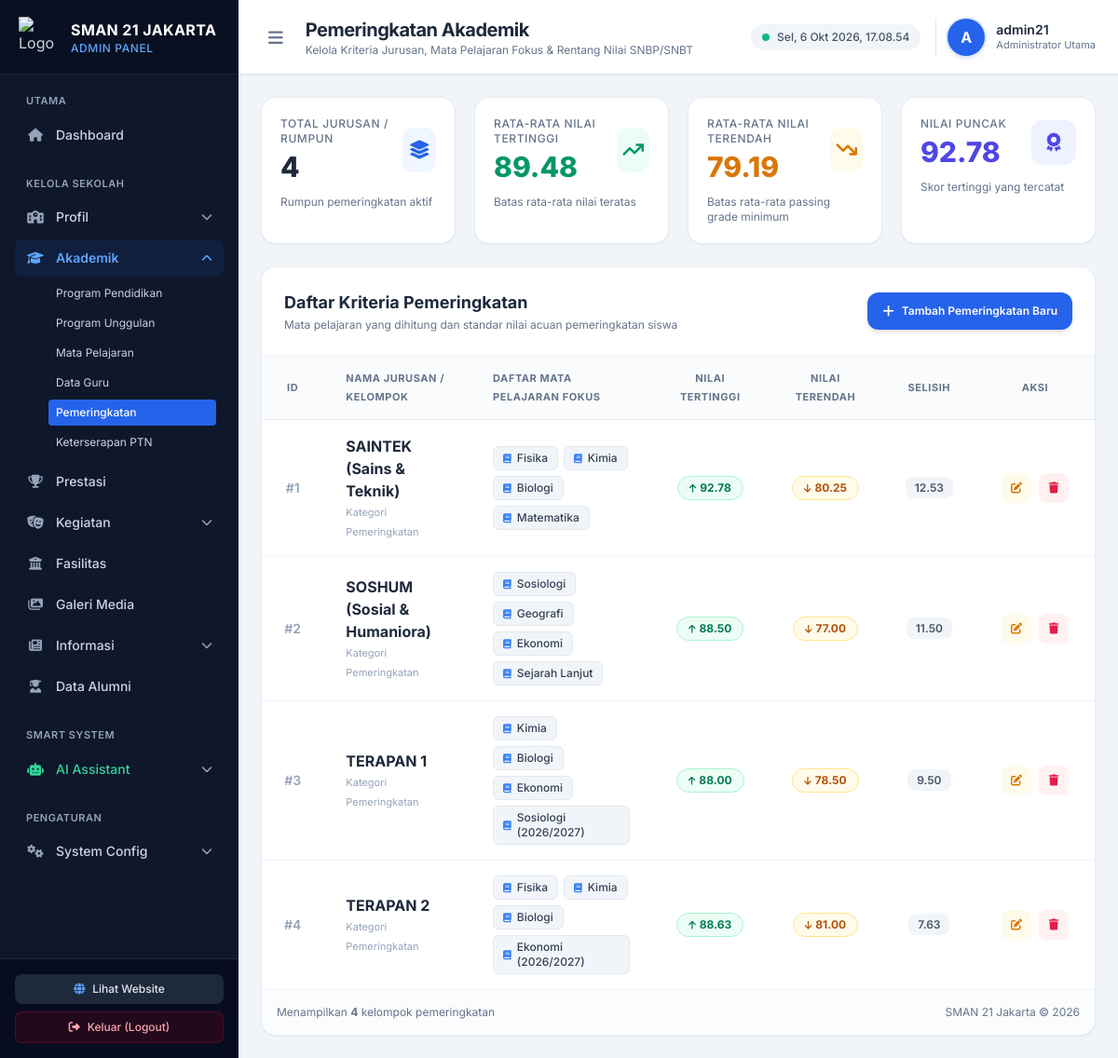
Page /admin/akademik/pemeringkatan.php on the committed database.
### tables this page shows
CREATE TABLE `pemeringkatan` (
  `id` int(11) NOT NULL,
  `nama_jurusan` varchar(100) NOT NULL,
  `daftar_mapel` text NOT NULL,
  `nilai_tertinggi` decimal(5,2) NOT NULL,
  `nilai_terendah` decimal(5,2) NOT NULL
);

### admin/akademik/pemeringkatan.php (the view, shortened to what the rows shown need)
<?php
$host = 'sql305.byethost3.com';
$user = 'b3_43046986';
$pass = 'J@karta5';
$db   = 'b3_43046986_sman21jkt';
$conn = @mysqli_connect($host, $user, $pass, $db);
$pemeringkatan_list = [];
$max_nilai = 0;
if ($conn) {
    $result = @mysqli_query($conn, "SELECT * FROM `pemeringkatan` ORDER BY `id` ASC");
    if ($result) {
        while ($row = mysqli_fetch_assoc($result)) {
            $pemeringkatan_list[] = $row;
            if (floatval($row['nilai_tertinggi']) > $max_nilai) $max_nilai = floatval($row['nilai_tertinggi']);
        }
    }
}
?>
<!DOCTYPE html>
<html lang="id">
<head>
    <script src="https://cdn.tailwindcss.com"></script>
    <link rel="stylesheet" href="https://cdnjs.cloudflare.com/ajax/libs/font-awesome/6.4.0/css/all.min.css">
</head>
<body class="bg-slate-50 font-sans text-slate-800 antialiased flex h-screen overflow-hidden">
    <aside id="sidebar" class="w-64 bg-slate-900 text-slate-300 flex flex-col flex-shrink-0 transition-all duration-300 z-30">
        <div class="h-20 flex items-center gap-3 px-5 border-b border-slate-800/80 bg-slate-950/40">
            <div class="leading-tight">
                <h1 class="font-bold text-white text-base tracking-wide">SMAN 21 JAKARTA</h1>
            </div>
        </div>
    </aside>
    <div class="flex-1 flex flex-col min-w-0 overflow-hidden bg-slate-100">
        <header class="h-20 bg-white border-b border-slate-200 flex items-center justify-between px-6 z-10 shadow-sm">
            <div class="flex items-center gap-4">
                <div>
                    <h2 class="text-xl font-bold text-slate-800 tracking-tight">Pemeringkatan Akademik</h2>
                </div>
            </div>
        </header>
        <main class="flex-1 overflow-y-auto p-6 space-y-6">
            <div class="grid grid-cols-1 sm:grid-cols-2 lg:grid-cols-4 gap-5">
                <div class="bg-white p-5 rounded-2xl border border-slate-200/80 shadow-sm">
                    <div class="flex items-center justify-between">
                        <div>
                            <p class="text-xs font-medium text-slate-500 uppercase tracking-wider">Nilai Puncak</p>
                            <h4 class="text-3xl font-extrabold text-indigo-600 mt-1"><?= number_format($max_nilai, 2) ?></h4>
                        </div>
                    </div>
                </div>
            </div>
            <div class="bg-white rounded-2xl border border-slate-200/80 shadow-sm overflow-hidden">
                <div class="overflow-x-auto">
                    <table class="w-full text-left border-collapse text-sm">
                        <thead>
                            <tr class="bg-slate-50/80 text-slate-500 uppercase text-[11px] font-bold tracking-wider border-b border-slate-200/80">
                                <th class="py-3.5 px-6 w-16 text-center">ID</th>
                                <th class="py-3.5 px-6">Nama Jurusan / Kelompok</th>
                                <th class="py-3.5 px-6">Daftar Mata Pelajaran Fokus</th>
                                <th class="py-3.5 px-6 text-center">Nilai Tertinggi</th>
                                <th class="py-3.5 px-6 text-center">Nilai Terendah</th>
                                <th class="py-3.5 px-6 text-center">Selisih</th>
                                <th class="py-3.5 px-6 text-center w-32">Aksi</th>
                            </tr>
                        </thead>
                        <tbody class="divide-y divide-slate-100 font-medium text-slate-700">
                            <?php if (!empty($pemeringkatan_list)): ?>
                                <?php foreach ($pemeringkatan_list as $item): ?>
                                    <?php
                                        $selisih = number_format(floatval($item['nilai_tertinggi']) - floatval($item['nilai_terendah']), 2);
                                    ?>
                                    <tr class="hover:bg-slate-50/60 transition-colors">
                                        <td class="py-4 px-6 text-center text-slate-400 font-semibold">#<?= $item['id'] ?></td>
                                        <td class="py-4 px-6">
                                            <span class="font-bold text-slate-800 block text-base"><?= htmlspecialchars($item['nama_jurusan']) ?></span>
                                            <span class="text-[11px] text-slate-400 font-normal">Kategori Pemeringkatan</span>
                                        </td>
                                        <td class="py-4 px-6">
                                            <div class="flex flex-wrap gap-1.5 max-w-md">
                                                <?php
                                                    $mapel_arr = explode(',', $item['daftar_mapel']);
                                                    foreach($mapel_arr as $m):
                                                ?>
                                                    <span class="inline-flex items-center px-2.5 py-1 rounded-md bg-slate-100 text-slate-700 text-xs font-medium border border-slate-200">
                                                        <i class="fa-solid fa-book text-[10px] text-blue-500 mr-1.5"></i> <?= htmlspecialchars(trim($m)) ?>
                                                    </span>
                                                <?php endforeach; ?>
                                            </div>
                                        </td>
                                        <td class="py-4 px-6 text-center">
                                            <span class="inline-flex items-center px-3 py-1 rounded-full bg-emerald-50 text-emerald-700 text-xs font-bold border border-emerald-200">
                                                <i class="fa-solid fa-arrow-up mr-1 text-[10px]"></i> <?= number_format($item['nilai_tertinggi'], 2) ?>
                                            </span>
                                        </td>
                                        <td class="py-4 px-6 text-center">
                                            <span class="inline-flex items-center px-3 py-1 rounded-full bg-amber-50 text-amber-700 text-xs font-bold border border-amber-200">
                                                <i class="fa-solid fa-arrow-down mr-1 text-[10px]"></i> <?= number_format($item['nilai_terendah'], 2) ?>
                                            </span>
                                        </td>
                                        <td class="py-4 px-6 text-center text-slate-500 text-xs font-medium">
                                            <span class="px-2.5 py-1 rounded-lg bg-slate-100 text-slate-600 font-semibold">
                                                <?= $selisih ?>
                                            </span>
                                        </td>
                                        <td class="py-4 px-6 text-center">
                                            <div class="flex items-center justify-center gap-2">
                                                <button onclick="openEditModal(<?= htmlspecialchars(json_encode($item)) ?>)" class="w-8 h-8 rounded-lg bg-amber-50 text-amber-600 hover:bg-amber-100 flex items-center justify-center transition" title="Edit Data">
                                                    <i class="fa-solid fa-pen-to-square text-xs"></i>
                                                </button>
                                                <button onclick="openDeleteModal(<?= $item['id'] ?>, '<?= htmlspecialchars(addslashes($item['nama_jurusan'])) ?>')" class="w-8 h-8 rounded-lg bg-rose-50 text-rose-600 hover:bg-rose-100 flex items-center justify-center transition" title="Hapus Data">
                                                    <i class="fa-solid fa-trash text-xs"></i>
                                                </button>
                                            </div>
                                        </td>
                                    </tr>
                                <?php endforeach; ?>
                            <?php endif; ?>
                        </tbody>
                    </table>
                </div>
            </div>
        </main>
    </div>
</body>
</html>

### rows in the picture
pemeringkatan: nilai_tertinggi "92.78", id "1", nama_jurusan "SAINTEK (Sains & Teknik)", daftar_mapel "Fisika", daftar_mapel "Kimia", daftar_mapel "Biologi", daftar_mapel "Matematika", nilai_terendah "80.25", selisih "12.53"
pemeringkatan: id "2", nama_jurusan "SOSHUM (Sosial & Humaniora)", daftar_mapel "Sosiologi", daftar_mapel "Geografi", daftar_mapel "Ekonomi", daftar_mapel "Sejarah Lanjut", nilai_tertinggi "88.50", nilai_terendah "77.00", selisih "11.50"
pemeringkatan: id "3", nama_jurusan "TERAPAN 1", daftar_mapel "Kimia", daftar_mapel "Biologi", daftar_mapel "Ekonomi", daftar_mapel "Sosiologi (2026/2027)", nilai_tertinggi "88.00", nilai_terendah "78.50", selisih "9.50"
pemeringkatan: id "4", nama_jurusan "TERAPAN 2", daftar_mapel "Fisika", daftar_mapel "Kimia", daftar_mapel "Biologi", daftar_mapel "Ekonomi (2026/2027)", nilai_tertinggi "88.63", nilai_terendah "81.00", selisih "7.63"

### other values in the picture
substr($admin_username, 0, 1) "A"
$admin_username "admin21"
count($pemeringkatan_list) "4"
$avg_tertinggi "89.48"
$avg_terendah "79.19"
